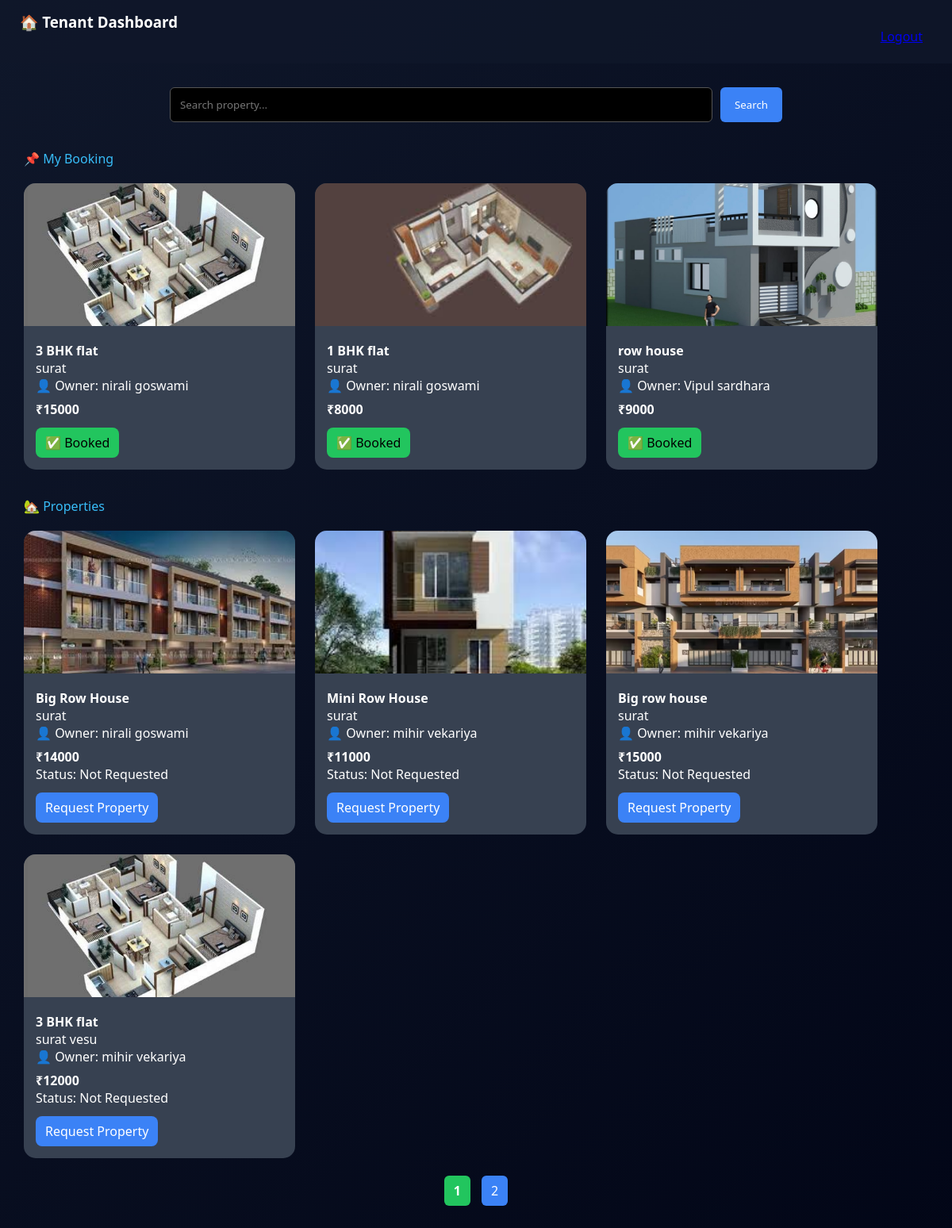
/tenant.php (signed in), run on the app's committed database.
### tables this page shows
CREATE TABLE `properties` (
  `id` int(11) NOT NULL,
  `name` varchar(100) DEFAULT NULL,
  `city` varchar(50) DEFAULT NULL,
  `type` enum('flat','house') DEFAULT NULL,
  `rent` int(11) DEFAULT NULL,
  `description` text DEFAULT NULL,
  `image` text DEFAULT NULL,
  `owner_id` int(11) DEFAULT NULL,
  `location` varchar(255) DEFAULT NULL,
  `price` int(11) DEFAULT NULL,
  `title` varchar(255) DEFAULT NULL,
  `availability_from` date DEFAULT NULL,
  `availability_to` date DEFAULT NULL
);

CREATE TABLE `users` (
  `id` int(11) NOT NULL,
  `name` varchar(50) NOT NULL,
  `email` varchar(50) NOT NULL,
  `phone` varchar(20) DEFAULT NULL,
  `password` varchar(255) NOT NULL,
  `role` enum('admin','owner','tenant') NOT NULL DEFAULT 'tenant',
  `otp` varchar(6) DEFAULT NULL,
  `is_verified` tinyint(1) DEFAULT 0
);

### tenant.php (the view, shortened to what this page needs)
<?php
$conn = new mysqli("localhost","root","","home_rental_system");
$limit = 10;
$page_book = isset($_GET['page_book']) ? (int)$_GET['page_book'] : 1;
$offset_book = ($page_book - 1) * $limit;
$page_prop = isset($_GET['page_prop']) ? (int)$_GET['page_prop'] : 1;
$offset_prop = ($page_prop - 1) * $limit;
$search = $conn->real_escape_string($_GET['search'] ?? '');
$my_booking = $conn->query("
SELECT p.*, u.name as owner_name
FROM payments
JOIN properties p ON payments.property_id = p.id
JOIN users u ON p.owner_id = u.id
WHERE payments.tenant_id='{$_SESSION['user_id']}'
LIMIT $limit OFFSET $offset_book
");
if($search != ''){
    $properties = $conn->query("
    SELECT p.*, u.name as owner_name
    FROM properties p
    JOIN users u ON p.owner_id = u.id
    LEFT JOIN payments pay ON p.id = pay.property_id
    WHERE (p.title LIKE '%$search%'
       OR p.location LIKE '%$search%'
       OR u.name LIKE '%$search%')
    AND pay.property_id IS NULL
    LIMIT $limit OFFSET $offset_prop
    ");
} else {
    $properties = $conn->query("
    SELECT p.*, u.name as owner_name
    FROM properties p
    JOIN users u ON p.owner_id = u.id
    LEFT JOIN payments pay ON p.id = pay.property_id
    WHERE pay.property_id IS NULL
    ORDER BY p.id DESC
    LIMIT $limit OFFSET $offset_prop
    ");
}
$total_query = ($search != '')
? $conn->query("SELECT COUNT(*) as total FROM properties p JOIN users u ON p.owner_id=u.id WHERE p.title LIKE '%$search%' OR p.location LIKE '%$search%' OR u.name LIKE '%$search%'")
: $conn->query("SELECT COUNT(*) as total FROM properties");
$total_pages = ceil($total_query->fetch_assoc()['total'] / $limit);
?>
<!DOCTYPE html>
<html>
<head>
</head>
<body>
<div class="header">
<h3>🏠 Tenant Dashboard</h3>
<a href="logout.php" class="btn">Logout</a>
</div>
<div class="container">
<form method="GET" class="search-box">
    <input type="text" name="search" placeholder="Search property..." value="<?php echo htmlspecialchars($search); ?>">
    <button type="submit">Search</button>
</form>
<div class="title">📌 My Booking</div>
<div class="row">
<?php
if($my_booking->num_rows > 0){
while($b=$my_booking->fetch_assoc()){
?>
<div class="card">
<img src="<?php echo $b['image']; ?>">
<div class="card-content">
<h4><?php echo $b['title']; ?></h4>
<p><?php echo $b['location']; ?></p>
<p>👤 Owner: <?php echo $b['owner_name']; ?></p>
<span class="price">₹<?php echo $b['price']; ?></span>
<div class="btn success">✅ Booked</div>
</div>
</div>
<?php }} else {
echo "<p>No bookings yet.</p>";
} ?>
</div>
<div class="title">🏡 Properties</div>
<div class="row">
<?php while($p=$properties->fetch_assoc()){
$r = $conn->query("SELECT status FROM requests WHERE tenant_id='{$_SESSION['user_id']}' AND property_id='{$p['id']}'");
$status = ($r->num_rows > 0) ? $r->fetch_assoc()['status'] : null;
?>
<div class="card">
<img src="<?php echo $p['image']; ?>">
<div class="card-content">
<h4><?php echo $p['title']; ?></h4>
<p><?php echo $p['location']; ?></p>
<p>👤 Owner: <?php echo $p['owner_name']; ?></p>
<span class="price">₹<?php echo $p['price']; ?></span>
<p>
Status:
<?php
if(!$status){ echo "Not Requested"; }
elseif($status == 'pending'){ echo "🟡 Pending"; }
elseif($status == 'accepted'){ echo "🟢 Accepted"; }
else{ echo "🔴 Rejected"; }
?>
</p>
<?php if(!$status){ ?>
<a href="request_property.php?property_id=<?php echo $p['id']; ?>" class="btn primary">Request Property</a>
<?php } elseif($status == 'pending'){ ?>
<div class="btn pending">🟡 Pending</div>
<?php } else { ?>
<div class="btn rejected">🔴 Rejected</div>
<?php } ?>
</div>
</div>
<?php } ?>
</div>
<div class="pagination">
<?php for($i=1;$i<=$total_pages;$i++){ ?>
<a href="?page_prop=<?php echo $i; ?>&page_book=<?php echo $page_book; ?>&search=<?php echo $search; ?>"
class="<?php echo ($i == $page_prop) ? 'active' : ''; ?>">
<?php echo $i; ?>
</a>
<?php } ?>
</div>
</div>
</body>
</html>

### tenant.php (style rules this page uses)
* { margin:0;padding:0;box-sizing:border-box;font-family:Segoe UI; }
body { background:linear-gradient(135deg,#0f172a,#020617);color:#fff; }
.header { display:flex;justify-content:space-between;padding:15px 25px;background:rgba(15,23,42,0.8); }
.container { padding:30px; }
.search-box { margin-bottom:30px;display:flex;justify-content:center; }
.search-box input { width:60%;padding:12px;background:#000;color:#fff;border:1px solid #555;border-radius:6px; }
.search-box button { padding:12px 18px;margin-left:10px;background:#3b82f6;color:#fff;border:none;border-radius:6px;cursor:pointer; }
.title { margin:35px 0 20px;color:#38bdf8; }
.row { display:flex;flex-wrap:wrap;gap:25px; }
.card { width:30%;background:#374151;border-radius:15px;overflow:hidden; }
img { width:100%;height:180px;object-fit:cover; }
.card-content { padding:15px; }
.price { font-weight:bold;display:block;margin-top:8px; }
.btn { padding:8px 12px;border-radius:8px;cursor:pointer;display:inline-block;margin-top:12px; }
.primary { background:#3b82f6;color:#fff;text-decoration:none; }
.success { background:#22c55e;color:#000; }
.pagination { text-align:center;margin:30px 0 50px; }
.pagination a { padding:8px 12px;margin:5px;background:#3b82f6;color:#fff;border-radius:6px;text-decoration:none; }
.pagination a.active { background:#22c55e;font-weight:bold; }

### data on the page
properties: image (picture), title "3 BHK flat", location "surat", owner.name "nirali goswami", price "15000"
properties: image (picture), title "1 BHK flat", location "surat", owner.name "nirali goswami", price "8000"
properties: image (picture), title "row house", location "surat", owner.name "Vipul sardhara", price "9000"
properties: image (picture), title "Big Row House", location "surat", owner.name "nirali goswami", price "14000"
properties: image (picture), title "Mini Row House", location "surat", owner.name "mihir vekariya", price "11000"
properties: image (picture), title "Big row house", location "surat", owner.name "mihir vekariya", price "15000"
properties: image (picture), title "3 BHK flat", location "surat vesu", owner.name "mihir vekariya", price "12000"
